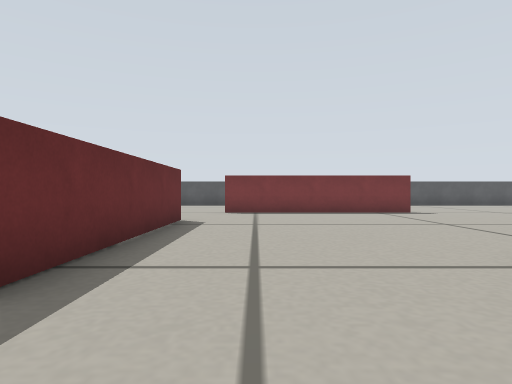
[1] (above)

16 first-person views from a walk through a world built for the Gazebo simulator. The camera is 0.17 m above the floor, looks level and sees 75° across. The floor is counted in squares, 0.25 m on a side. Each view is taken from the middle of a square. On the plan, view 1 faces up. The plan holds only what a view shows up to about 10 squares ahead; the rest is blank.

[2]
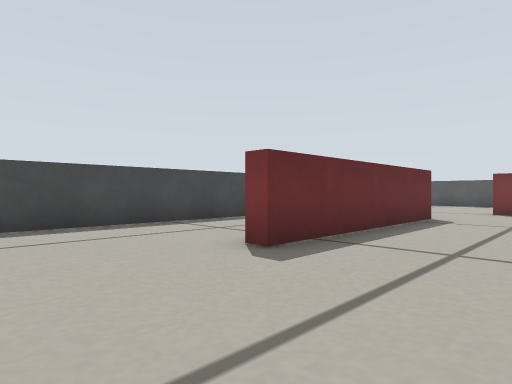

[3]
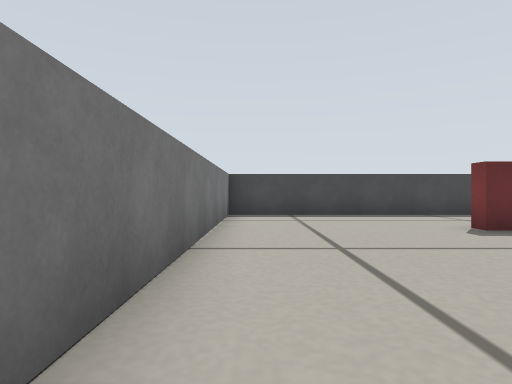

[4]
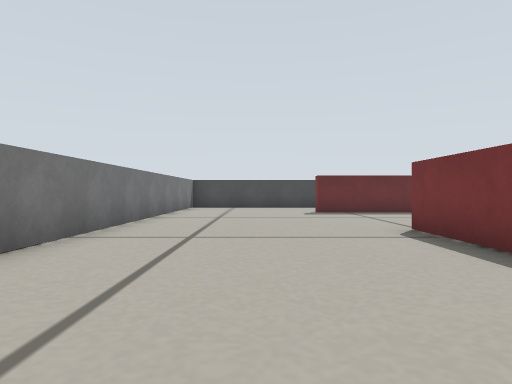

[5]
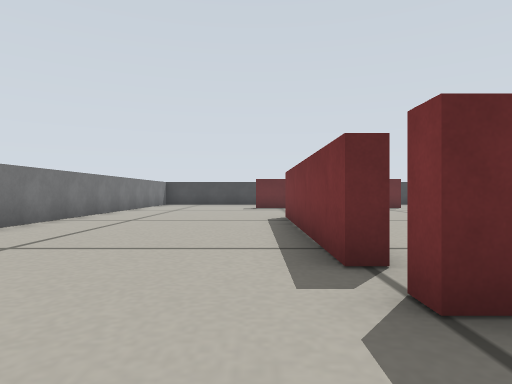

[6]
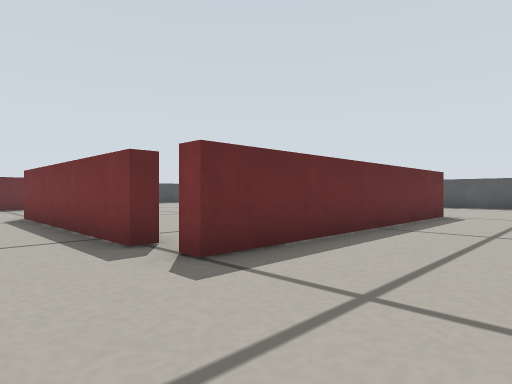

[7]
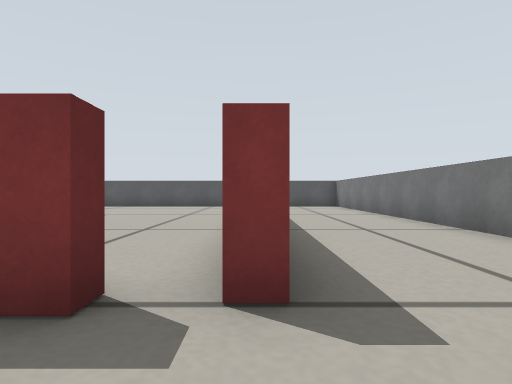

[8]
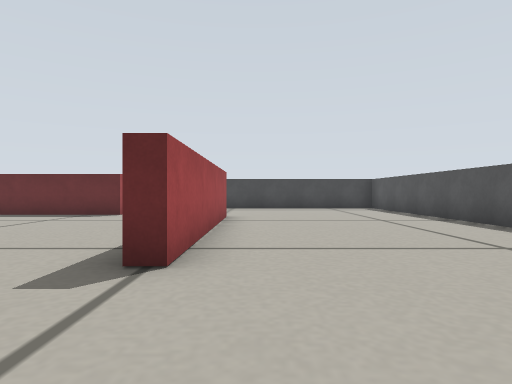

[9]
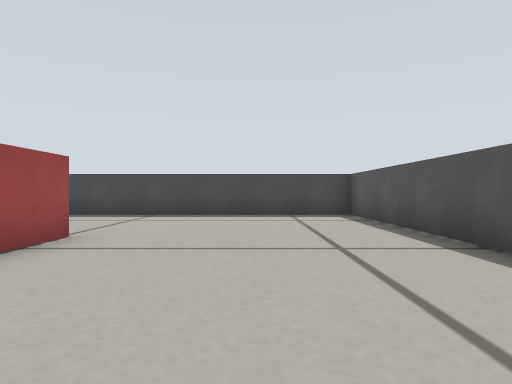

[10]
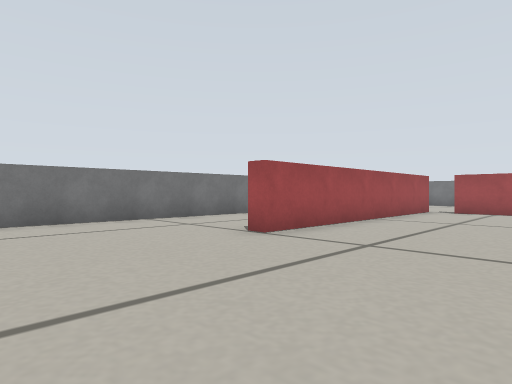

[11]
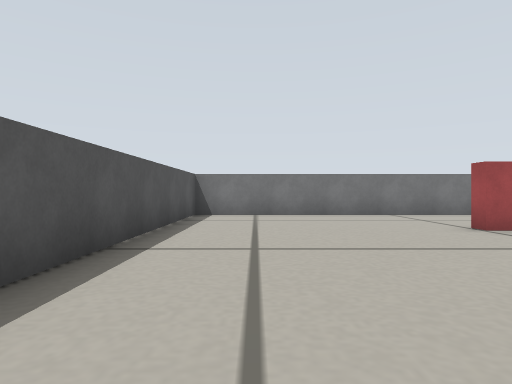

[12]
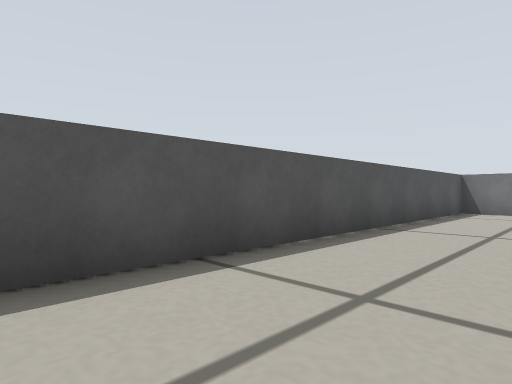

[13]
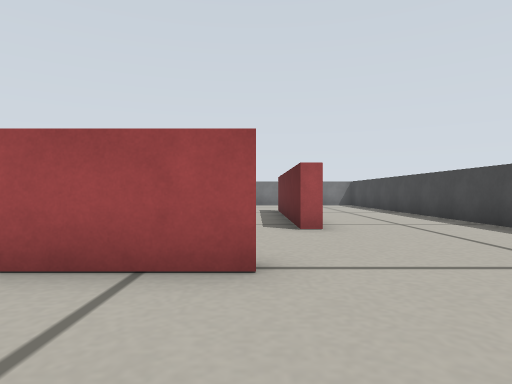

[14]
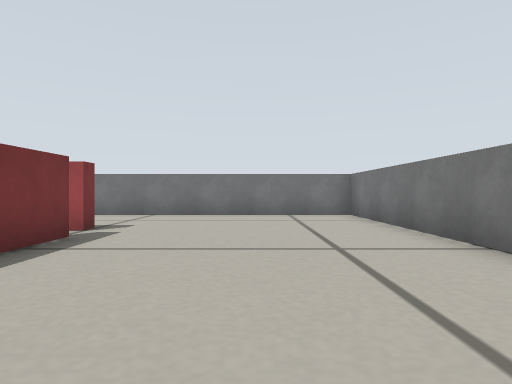

[15]
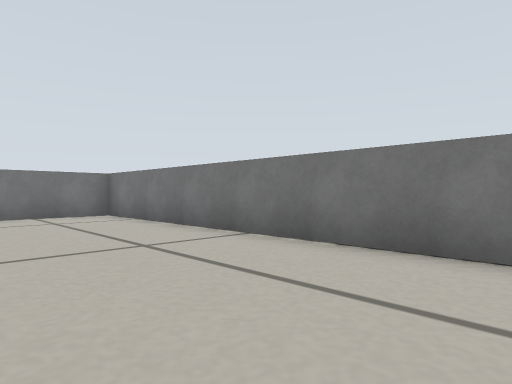

[16]
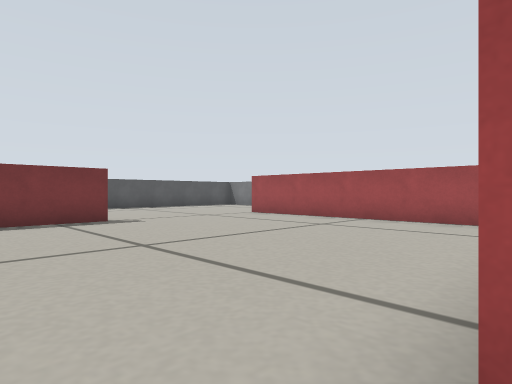

### Floor plan
Points are (right, up) in squares from view 1. A wall is a line through its corners. A room is listed if a view was taken in it or the views show most of it. See-through windows are left out.
Room 1 (views 1, 2, 3, 4, 5, 6, 7, 8, 9, 10, 11, 12, 13, 14, 15, 16)
walls: (7.5, 3.2) (8.4, 3.2); (-0.5, 10.8) (-1, 10.8); (-2.3, 8) (-1.8, 8) (-1.8, 2) (-2.3, 2); (-1, 11.2) (5, 11.2) (5, 10.8) (3, 10.8); (9, 2.8) (3, 2.8); (9.8, 3) (9.8, 11) (10.2, 11) (10.2, 3) (9.8, 3); (-5.8, -2.8) (13.8, -2.8) (13.8, 16.8) (-5.8, 16.8) (-5.8, -2.8)

Where each view was taken, in squares from view 1:
view 1: 0 up, 0 right, facing up
view 2: 1 down, 1 right, facing up-left
view 3: 2 down, 4 right, facing left
view 4: 0 up, 9 right, facing left
view 5: 2 up, 12 right, facing left
view 6: 1 up, 13 right, facing up-left
view 7: 1 up, 10 right, facing up
view 8: 12 up, 8 right, facing left
view 9: 14 up, 4 right, facing left
view 10: 15 up, 6 right, facing down-right
view 11: 15 up, 4 right, facing right
view 12: 14 up, 2 right, facing up-right
view 13: 14 up, 1 left, facing down
view 14: 0 up, 4 right, facing right
view 15: 1 up, 4 right, facing down-right
view 16: 3 up, 2 right, facing up-right
